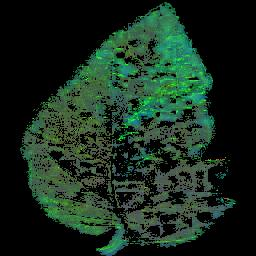
%> input picture openCV/HSV_image.jpg, 256 x 256 px
$ octave --eval "result = EvaluateFeatures(im2double(imread('../openCV/HSV_image.jpg')));"   (GNU Octave 9; MATLAB toolbox functions it lacks are replaced by stand-ins)
%> lines starting %> are read from the running program, lines starting %| are printed output that depends on the picture
% Function to call and evaluate features
function [feat_disease seg_img] =  EvaluateFeatures(I)

% Color Image Segmentation
% Use of K Means clustering for segmentation
% Convert Image from RGB Color Space to L*a*b* Color Space
% The L*a*b* space consists of a luminosity layer 'L*', chromaticity-layer 'a*' and 'b*'.
% All of the color information is in the 'a*' and 'b*' layers.
cform = makecform('srgb2lab');
% Apply the colorform
lab_he = applycform(I,cform);
%> lab_he: size 256x256x3 double; mean of channels 1, 2, 3 16.6, -8.5, 5.1

% Classify the colors in a*b* colorspace using K means clustering.
% Since the image has 3 colors create 3 clusters.
% Measure the distance using Euclidean Distance Metric.
ab = double(lab_he(:,:,2:3));
nrows = size(ab,1);
%> nrows = 256
ncols = size(ab,2);
%> ncols = 256
ab = reshape(ab,nrows*ncols,2);
nColors = 3;
[cluster_idx cluster_center] = kmeans(ab,nColors,'distance','sqEuclidean', ...
                                      'Replicates',3);
%> cluster_center = [-1.15 0.501; -16.59 10.31; -35.02 21.52]
%[cluster_idx cluster_center] = kmeans(ab,nColors,'distance','sqEuclidean','Replicates',3);
% Label every pixel in tha image using results from K means
pixel_labels = reshape(cluster_idx,nrows,ncols);
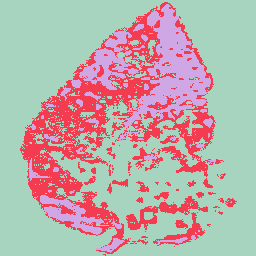
%> pixel_labels: size 256x256 double; 3 distinct labels, from 1 to 3; one colour per label, 0 black
%figure,imshow(pixel_labels,[]), title('Image Labeled by Cluster Index');

% Create a blank cell array to store the results of clustering
segmented_images = cell(1,3);
% Create RGB label using pixel_labels
rgb_label = repmat(pixel_labels,[1,1,3]);
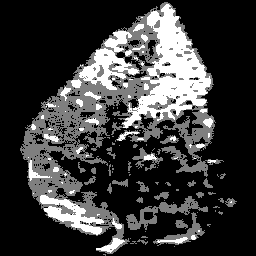
%> rgb_label: size 256x256x3 double; min 1, max 3, mean 1.45; drawn with min black and max white

for k = 1:nColors
    colors = I;
    colors(rgb_label ~= k) = 0;
    segmented_images{k} = colors;
end
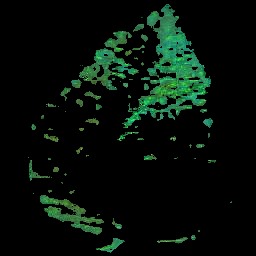
%> colors: size 256x256x3 double; mean R, G, B 0.0225, 0.0615, 0.0362
%> after the loop, segmented_images = 3 items


figure, subplot(3,1,1);imshow(segmented_images{1});title('Cluster 1'); subplot(3,1,2);imshow(segmented_images{2});title('Cluster 2');
%> after `imshow(segmented_images{1})`:
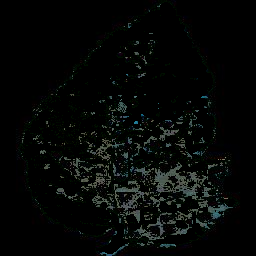
%> displayed picture: size 256x256x3, on the screen's scale of 0 to 255; mean R, G, B 5.6, 7.4, 6.3
%> after `imshow(segmented_images{2})`:
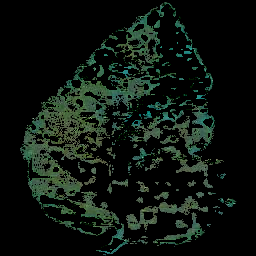
%> displayed picture: size 256x256x3, on the screen's scale of 0 to 255; mean R, G, B 13.2, 20.5, 15.1
subplot(3,1,3);imshow(segmented_images{3});title('Cluster 3');


% Feature Extraction
x = 1
i = str2double(x);
% Extract the features from the segmented image
%> (the run ends here)
